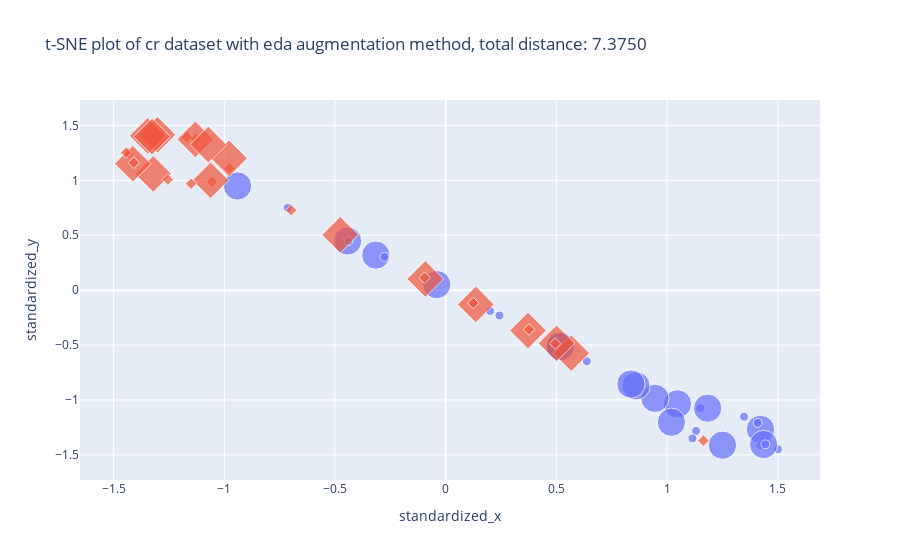

The code cell stored with this chart in its notebook:
### Code cell
plotly_standard_tsne(df_t, 'cr','eda')

### Figure 1 — Plotly figure (JSON) as saved in the notebook; plotly's stock layout.template omitted (floating-point values rounded to 4 significant figures)
{"data": [{"customdata": [["No USB and no optical zoom, not great in low light", "Con (original)", 1.047], ["No USB and no optic zoom, not swell in low light", "Con (augmented)", 1.047], ["Port cover, antenna when extended, takes a bit to find sweet spot.", "Con (original)", 1.663], ["Port cover, antenna extended, takes a bit to find sweet.", "Con (augmented)", 1.663], ["Sometimes more than one sheet of paper is pulled through at a time", "Con (original)", 0.6704], ["Sometimes through than one sheet of paper is pulled more at a time", "Con (augmented)", 0.6704], ["Ink smears and ink blots", "Con (original)", 0.00808], ["blots smears and ink Ink", "Con (augmented)", 0.00808], ["Flash recharges slowly with NiMH. Small 8MB card.", "Con (original)", 2.567], ["Flash card slowly with NiMH. Small 8MB recharges.", "Con (augmented)", 2.567], ["could do with more pixals", "Con (original)", 0.3905], ["pixals do with more could", "Con (augmented)", 0.3905], ["No Back-light at night.", "Con (original)", 0.5599], ["No Back-light night at.", "Con (augmented)", 0.5599], ["Functions don't work as well as if individual items (separate fax, etc)", "Con (original)", 1.116], ["Functions don't work as etc as if individual items (separate fax, well)", "Con (augmented)", 1.116], ["Brightness varies too much on LCD, video out, and computer", "Con (original)", 0.4892], ["Brightness motley too much on LCD, picture out, and computer", "Con (augmented)", 0.4892], ["so new that it's hard to find or get accessories for", "Con (original)", 0.07405], ["so new find it's hard to that or get accessories for", "Con (augmented)", 0.07405], ["sh_t pictures most of the time, viewfinder not accurate", "Con (original)", 1.647], ["sh_t pictures most finder of the time, viewfinder not accurate", "Con (augmented)", 1.647], ["Does not fold very compact.", "Con (original)", 0.3018], ["Does not fold compact.", "Con (augmented)", 0.3018], ["Battery life is terrible", "Con (original)", 0.317], ["is life Battery terrible", "Con (augmented)", 0.317], ["A little noisy. ", "Con (original)", 2.193], ["A noisy. ", "Con (augmented)", 2.193], ["Software / driver problems", "Con (original)", 0.01433], ["Software / problems driver", "Con (augmented)", 0.01433]], "hovertemplate": "Text: %{customdata[0]} <br>Label: %{customdata[1]} <br>Distance: %{customdata[2]:.5f} <br>", "legendgroup": "red, ^", "marker": {"color": "#636efa", "size": [100, 10, 100, 10, 100, 10, 100, 10, 100, 10, 100, 10, 100, 10, 100, 10, 100, 10, 100, 10, 100, 10, 100, 10, 100, 10, 100, 10, 100, 10], "sizemode": "area", "sizeref": 0.25, "symbol": "circle"}, "mode": "markers", "name": "red, ^", "orientation": "v", "showlegend": true, "type": "scatter", "x": [1.047, 1.501, 0.5171, 1.131, 0.5177, 0.2431, -0.4429, -0.4387, -0.94, 0.1263, 0.9453, 1.15, 1.422, 1.115, 0.8598, 1.409, 0.8369, 0.6373, -0.3157, -0.2766, -0.04021, -0.7137, 1.25, 1.421, 1.183, 1.348, 1.02, 0.2007, 1.436, 1.444], "xaxis": "x", "y": [-1.036, -1.449, -0.5075, -1.282, -0.5148, -0.2307, 0.4478, 0.4459, 0.9484, -0.122, -0.9854, -1.074, -1.267, -1.35, -0.8713, -1.208, -0.8554, -0.6471, 0.3193, 0.303, 0.05057, 0.7493, -1.412, -1.413, -1.075, -1.153, -1.202, -0.1898, -1.406, -1.404], "yaxis": "y"}, {"customdata": [["Buy it! Great first digital camera, Comes with docking station, charger, fair price, great quality.", "Pro (original)", 0.3138], ["Buy it! charger first digital great, Comes with docking station, Great, fair price, camera quality.", "Pro (augmented)", 0.3138], ["Easy to use, great battery life, variety of ringtones and faceplates to buy.", "Pro (original)", 0.3003], ["Easy to use, great battery life, of ringtones and faceplates buy.", "Pro (augmented)", 0.3003], ["fabulous picture quality, very quick operation", "Pro (original)", 0.6076], ["fabulous picture quality, very nimble operation", "Pro (augmented)", 0.6076], ["Great picture photos", "Pro (original)", 0.173], ["neat Great picture photos", "Pro (augmented)", 0.173], ["Quality LCD Screen, no shutter lag, excellent pictures, fantastic movies.", "Pro (original)", 0.6429], ["Quality LCD cover, no shutter lag, fantabulous pictures, fantastic movies.", "Pro (augmented)", 0.6429], ["A solidly built  great little printer.", "Pro (original)", 0.4125], ["A printer built  great little solidly.", "Pro (augmented)", 0.4125], ["small, enough features &#13;&#10;", "Pro (original)", 0.233], ["small, enough features &#thirteen;&#10;", "Pro (augmented)", 0.233], ["speed, clarity", "Pro (original)", 0.02866], ["speed, velocity clarity", "Pro (augmented)", 0.02866], ["Great Pictures", "Pro (original)", 0.4831], ["Pictures Great", "Pro (augmented)", 0.4831], ["Excellent quality prints., Easy to install.", "Pro (original)", 0.6098], ["Excellent quality prints., Easy to.", "Pro (augmented)", 0.6098], ["5 MP, manual features, construction, quality pictures, software interface, quick charger.", "Pro (original)", 0.01915], ["5 MP, manual features, charger, quality pictures, software interface, quick construction.", "Pro (augmented)", 0.01915], ["It's cheap", "Pro (original)", 0.5342], ["It's ", "Pro (augmented)", 0.5342], ["egronomic shape, inexpensive, loud ringer, several accessories included, fm tuner, minibrowser", "Pro (original)", 1.67], ["egronomic shape,, loud ringer, several accessories, fm tuner, minibrowser", "Pro (augmented)", 1.67], ["instant photos, ease of carrying, no downloading", "Pro (original)", 0.01057], ["instant carrying, ease of photos, no downloading", "Pro (augmented)", 0.01057], ["...small", "Pro (original)", 0.01747], ["...small", "Pro (augmented)", 0.01747]], "hovertemplate": "Text: %{customdata[0]} <br>Label: %{customdata[1]} <br>Distance: %{customdata[2]:.5f} <br>", "legendgroup": "blue, o", "marker": {"color": "#EF553B", "size": [100, 10, 100, 10, 100, 10, 100, 10, 100, 10, 100, 10, 100, 10, 100, 10, 100, 10, 100, 10, 100, 10, 100, 10, 100, 10, 100, 10, 100, 10], "sizemode": "area", "sizeref": 0.25, "symbol": "diamond"}, "mode": "markers", "name": "blue, o", "orientation": "v", "showlegend": true, "type": "scatter", "x": [-1.302, -1.127, -1.346, -1.431, -1.321, -1.169, -1.413, -1.443, -1.131, -1.056, -1.327, -1.409, -1.062, -0.977, 0.136, 0.1247, -0.9785, -1.15, -1.072, -1.255, -0.09205, -0.09524, -0.4763, -0.6975, 0.5673, 1.164, 0.5008, 0.4952, 0.3718, 0.3768], "xaxis": "x", "y": [1.414, 1.382, 1.405, 1.246, 1.058, 1.393, 1.151, 1.252, 1.373, 0.9861, 1.398, 1.16, 1.0, 1.11, -0.1302, -0.1175, 1.201, 0.9693, 1.326, 1.008, 0.1019, 0.1131, 0.5041, 0.7277, -0.5742, -1.37, -0.4844, -0.4866, -0.3676, -0.3583], "yaxis": "y"}], "layout": {"legend": {"itemsizing": "constant", "title": {"text": "color, symbol"}, "tracegroupgap": 0}, "showlegend": false, "title": {"text": "t-SNE plot of cr dataset with eda augmentation method, total distance: 7.3750"}, "xaxis": {"anchor": "y", "domain": [0, 1], "title": {"text": "standardized_x"}}, "yaxis": {"anchor": "x", "domain": [0, 1], "title": {"text": "standardized_y"}}}}
